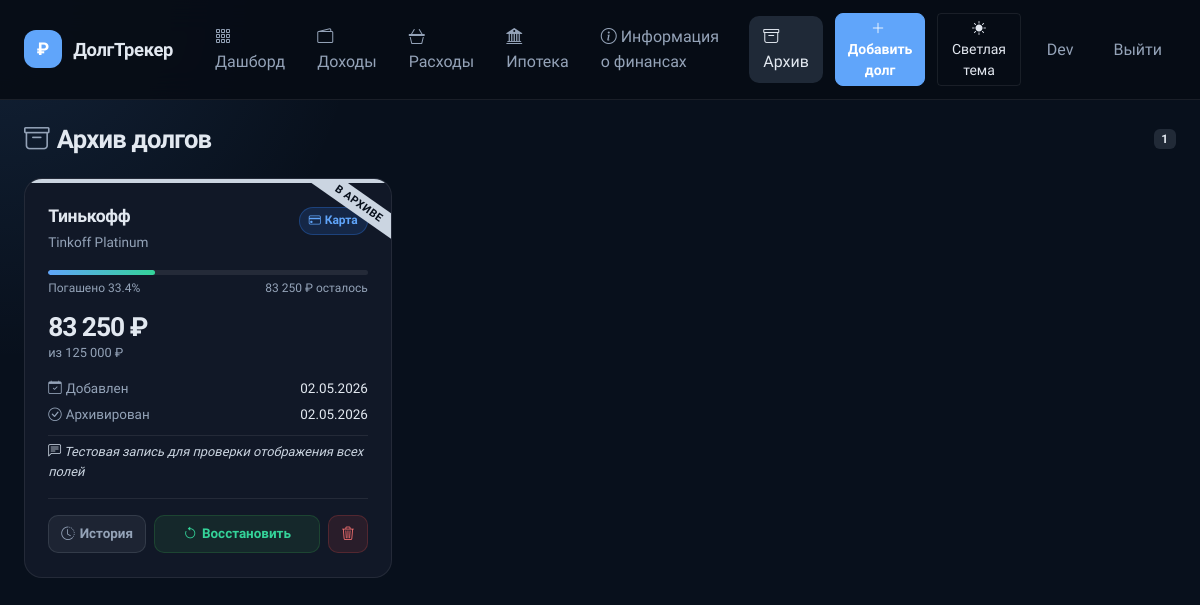
/archive (signed in), run on an earlier commit of the app's database.
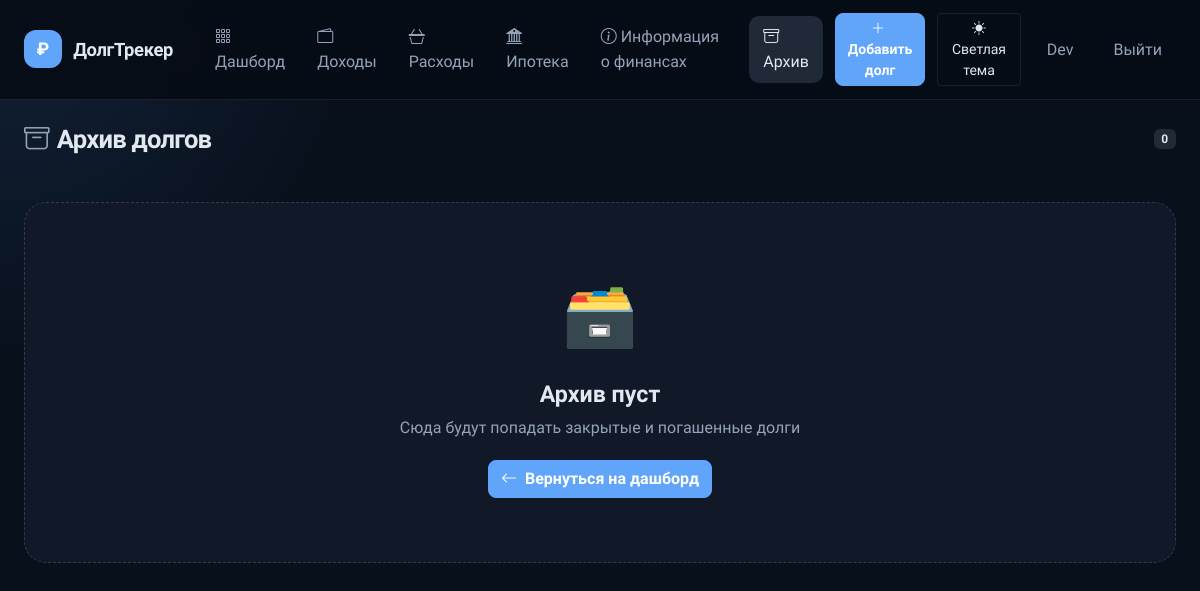
And on a later commit of the database.
### app/models.py (models this page shows, shortened)
class Debt(db.Model):
    __tablename__ = 'debts'
    DEBT_TYPE_LABELS = {
        'credit_card': 'Кредитная карта',
        'mortgage': 'Ипотека',
        'split': 'Сплит',
    }
    id = db.Column(db.Integer, primary_key=True)
    bank_name = db.Column(db.String(100), nullable=False)
    debt_type = db.Column(
        db.Enum('credit_card', 'split', 'mortgage'),
        nullable=False,
    )
    product_name = db.Column(db.String(150), nullable=False)
    total_amount = db.Column(db.Numeric(12, 2), nullable=False)
    remaining_amount = db.Column(db.Numeric(12, 2), nullable=False)
    minimum_payment = db.Column(db.Numeric(12, 2), nullable=True)
    interest_rate = db.Column(db.Numeric(5, 2), nullable=True)
    next_payment_date = db.Column(db.Date, nullable=True)
    comment = db.Column(db.Text, nullable=True)
    status = db.Column(db.Enum('active', 'archived'), nullable=False, default='active')
    created_at = db.Column(db.DateTime, default=datetime.utcnow)
    user_id = db.Column(db.Integer, db.ForeignKey('users.id'), nullable=False)
    updated_at = db.Column(db.DateTime, default=datetime.utcnow, onupdate=datetime.utcnow)
    user = db.relationship('User', back_populates='debts')
    payments = db.relationship('Payment', backref='debt', lazy=True, cascade='all, delete-orphan')

### app/routes/main.py (the view)
    @app.route('/archive')
    def archive():
        if is_local_test_user():
            archived_debts = []
        else:
            archived_debts = Debt.query.filter_by(status='archived', user_id=current_user.id).order_by(Debt.updated_at.desc()).all()
        return render_template('archive.html', debts=archived_debts)

### app/models.py (called while the page is built)
    @property
    def is_admin(self):
        return self.role in ('admin', 'superadmin')

### app/routes/main.py (called while the page is built)
def is_local_test_user():
    return getattr(current_user, 'is_local_test_user', False)

### app/utils.py (called while the page is built)
def format_currency(value):
    if value is None or (isinstance(value, str) and str(value).strip() == ''):
        return '—'
    try:
        amount = Decimal(str(value))
    except Exception:
        return str(value)
    if amount == amount.to_integral():
        formatted = '{:,.0f}'.format(amount)
        return formatted.replace(',', ' ') + ' ₽'
    amount = amount.quantize(Decimal('0.01'), rounding=ROUND_HALF_UP)
    formatted = '{:,.2f}'.format(amount).replace(',', ' ').replace('.', ',')
    return formatted + ' ₽'

def get_setting(key, default=None):
    try:
        setting = AppSetting.query.filter_by(key=key).first()
        return setting.value if setting else default
    except Exception:
        return default

def get_dictionary_values(dictionary_type):
    try:
        entries = DictionaryEntry.query.filter_by(dictionary_type=dictionary_type, is_active=True).order_by(DictionaryEntry.value.asc()).all()
        return [entry.value for entry in entries]
    except Exception:
        return []

### templates/archive.html (shortened to what the changed rows need)
{% extends 'base.html' %}
{% block content %}
<div class="page-header d-flex align-items-center gap-3 mb-4">
    <h1 class="page-title mb-0"><i class="bi bi-archive text-muted me-2"></i>Архив долгов</h1>
    <span class="badge bg-secondary">{{ debts|length }}</span>
</div>
{% if debts %}
<div class="row g-4">
    {% for debt in debts %}
    {% set paid_pct = ((1 - debt.remaining_amount / debt.total_amount) * 100) | round(1) if debt.total_amount > 0 else 100 %}
    <div class="col-12 col-md-6 col-xl-4">
        <div class="debt-card debt-card--archived" data-id="{{ debt.id }}">
            <div class="archived-ribbon">В архиве</div>
            <div class="debt-card__header">
                <div>
                    <div class="debt-card__bank">{{ debt.bank_name }}</div>
                    <div class="debt-card__product">{{ debt.product_name }}</div>
                </div>
                <div class="debt-card__badge">
                    {% if debt.debt_type == 'credit_card' %}
                    <span class="badge-type badge-type--card"><i class="bi bi-credit-card"></i> Карта</span>
                    {% elif debt.debt_type == 'mortgage' %}
                    <span class="badge-type badge-type--mortgage"><i class="bi bi-bank2"></i> Ипотека</span>
                    {% else %}
                    <span class="badge-type badge-type--split"><i class="bi bi-scissors"></i> Сплит</span>
                    {% endif %}
                </div>
            </div>
            <div class="debt-card__progress-wrap">
                <div class="debt-card__progress-bar" style="width: {{ paid_pct }}%"></div>
            </div>
            <div class="debt-card__progress-label">
                <span>Погашено {{ paid_pct }}%</span>
                <span>{{ debt.remaining_amount|money }} осталось</span>
            </div>
            <div class="debt-card__amounts">
                <div class="debt-card__amount-main">
                    {{ debt.remaining_amount|money }}
                </div>
                <div class="debt-card__amount-total">
                    из {{ debt.total_amount|money }}
                </div>
            </div>
            <div class="debt-card__details">
                <div class="debt-card__detail">
                    <span class="detail-label"><i class="bi bi-calendar-check"></i> Добавлен</span>
                    <span class="detail-value">{{ debt.created_at.strftime('%d.%m.%Y') if debt.created_at else '—' }}</span>
                </div>
                <div class="debt-card__detail">
                    <span class="detail-label"><i class="bi bi-check-circle"></i> Архивирован</span>
                    <span class="detail-value">{{ debt.updated_at.strftime('%d.%m.%Y') if debt.updated_at else '—' }}</span>
                </div>
                {% if debt.comment %}
                <div class="debt-card__comment">
                    <i class="bi bi-chat-left-text"></i> {{ debt.comment }}
                </div>
                {% endif %}
            </div>
            <div class="debt-card__actions">
                <button class="btn btn-action btn-action--history"
                    onclick="openHistoryModal({{ debt.id }}, '{{ debt.bank_name }} — {{ debt.product_name }}')"
                    title="История платежей">
                    <i class="bi bi-clock-history"></i> История
                </button>
                <button class="btn btn-action btn-action--restore"
                    onclick="restoreDebt({{ debt.id }})"
                    title="Восстановить">
                    <i class="bi bi-arrow-counterclockwise"></i> Восстановить
                </button>
                <button class="btn btn-action btn-action--delete"
                    onclick="deleteDebt({{ debt.id }})"
                    title="Удалить навсегда">
                    <i class="bi bi-trash3"></i>
                </button>
            </div>
        </div>
    </div>
    {% endfor %}
</div>
{% else %}
<div class="empty-state mt-5">
    <div class="empty-state__icon">🗃️</div>
    <h3>Архив пуст</h3>
    <p class="text-muted">Сюда будут попадать закрытые и погашенные долги</p>
    <a href="/" class="btn btn-primary">
        <i class="bi bi-arrow-left me-2"></i>Вернуться на дашборд
    </a>
</div>
{% endif %}
{% endblock %}

What changed in the data, as far as the page shows it:
removed Debt: bank_name "Тинькофф", product_name "Tinkoff Platinum", debt_type "credit_card" (drawn), paid_pct "33.4", remaining_amount "83 250 ₽", total_amount "125 000 ₽", created_at "02.05.2026", updated_at "02.05.2026", comment "Тестовая запись для проверки отображения всех полей"
Also different on the page:
{{ debts|length }}: "1" → "0"
text now shown: "🗃️ Архив пуст Сюда будут попадать закрытые и погашенные долги Вернуться на дашборд"
